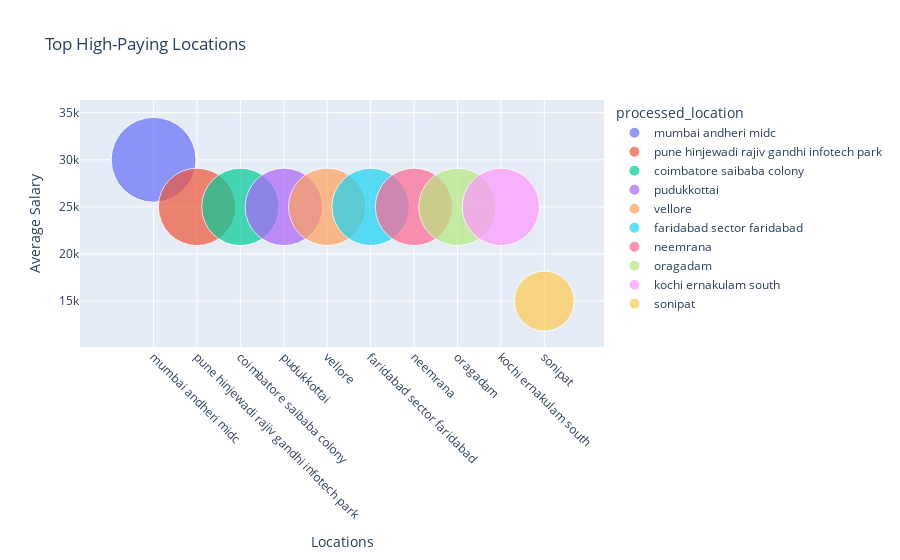

Notebook code cell kept with this figure:
### Markdown cell above
This chart shows roles like **director** and **senior manager** require the most experience (20+ years), while others like **systems manager** need 14–18 years, reflecting varying demands across roles.

### Code cell
location_salary = df_pd.groupby('processed_location')['avg_salary'].mean().reset_index()
location_salary = location_salary.nlargest(10, 'avg_salary')  # Top 10 high-paying locations

fig = px.scatter(location_salary, x='processed_location', y='avg_salary', 
                 size='avg_salary', color='processed_location', 
                 title="Top High-Paying Locations", 
                 size_max=60)
fig.update_layout(xaxis_title="Locations", yaxis_title="Average Salary", xaxis_tickangle=45)
fig.show()

### Figure 1 — Plotly figure (JSON) as saved in the notebook; plotly's stock layout.template omitted (floating-point values rounded to 4 significant figures)
{"data": [{"hovertemplate": "processed_location=%{x}<br>avg_salary=%{marker.size}<extra></extra>", "legendgroup": "mumbai andheri midc", "marker": {"color": "#636efa", "size": [30001], "sizemode": "area", "sizeref": 8.334, "symbol": "circle"}, "mode": "markers", "name": "mumbai andheri midc", "orientation": "v", "showlegend": true, "type": "scatter", "x": ["mumbai andheri midc"], "xaxis": "x", "y": [30001], "yaxis": "y"}, {"hovertemplate": "processed_location=%{x}<br>avg_salary=%{marker.size}<extra></extra>", "legendgroup": "pune hinjewadi rajiv gandhi infotech park", "marker": {"color": "#EF553B", "size": [25000.0], "sizemode": "area", "sizeref": 8.334, "symbol": "circle"}, "mode": "markers", "name": "pune hinjewadi rajiv gandhi infotech park", "orientation": "v", "showlegend": true, "type": "scatter", "x": ["pune hinjewadi rajiv gandhi infotech park"], "xaxis": "x", "y": [25000.0], "yaxis": "y"}, {"hovertemplate": "processed_location=%{x}<br>avg_salary=%{marker.size}<extra></extra>", "legendgroup": "coimbatore saibaba colony", "marker": {"color": "#00cc96", "size": [25001], "sizemode": "area", "sizeref": 8.334, "symbol": "circle"}, "mode": "markers", "name": "coimbatore saibaba colony", "orientation": "v", "showlegend": true, "type": "scatter", "x": ["coimbatore saibaba colony"], "xaxis": "x", "y": [25001], "yaxis": "y"}, {"hovertemplate": "processed_location=%{x}<br>avg_salary=%{marker.size}<extra></extra>", "legendgroup": "pudukkottai", "marker": {"color": "#ab63fa", "size": [25001], "sizemode": "area", "sizeref": 8.334, "symbol": "circle"}, "mode": "markers", "name": "pudukkottai", "orientation": "v", "showlegend": true, "type": "scatter", "x": ["pudukkottai"], "xaxis": "x", "y": [25001], "yaxis": "y"}, {"hovertemplate": "processed_location=%{x}<br>avg_salary=%{marker.size}<extra></extra>", "legendgroup": "vellore", "marker": {"color": "#FFA15A", "size": [25001], "sizemode": "area", "sizeref": 8.334, "symbol": "circle"}, "mode": "markers", "name": "vellore", "orientation": "v", "showlegend": true, "type": "scatter", "x": ["vellore"], "xaxis": "x", "y": [25001], "yaxis": "y"}, {"hovertemplate": "processed_location=%{x}<br>avg_salary=%{marker.size}<extra></extra>", "legendgroup": "faridabad sector faridabad", "marker": {"color": "#19d3f3", "size": [25000.0], "sizemode": "area", "sizeref": 8.334, "symbol": "circle"}, "mode": "markers", "name": "faridabad sector faridabad", "orientation": "v", "showlegend": true, "type": "scatter", "x": ["faridabad sector faridabad"], "xaxis": "x", "y": [25000.0], "yaxis": "y"}, {"hovertemplate": "processed_location=%{x}<br>avg_salary=%{marker.size}<extra></extra>", "legendgroup": "neemrana", "marker": {"color": "#FF6692", "size": [25000.0], "sizemode": "area", "sizeref": 8.334, "symbol": "circle"}, "mode": "markers", "name": "neemrana", "orientation": "v", "showlegend": true, "type": "scatter", "x": ["neemrana"], "xaxis": "x", "y": [25000.0], "yaxis": "y"}, {"hovertemplate": "processed_location=%{x}<br>avg_salary=%{marker.size}<extra></extra>", "legendgroup": "oragadam", "marker": {"color": "#B6E880", "size": [25000.0], "sizemode": "area", "sizeref": 8.334, "symbol": "circle"}, "mode": "markers", "name": "oragadam", "orientation": "v", "showlegend": true, "type": "scatter", "x": ["oragadam"], "xaxis": "x", "y": [25000.0], "yaxis": "y"}, {"hovertemplate": "processed_location=%{x}<br>avg_salary=%{marker.size}<extra></extra>", "legendgroup": "kochi ernakulam south", "marker": {"color": "#FF97FF", "size": [25000.0], "sizemode": "area", "sizeref": 8.334, "symbol": "circle"}, "mode": "markers", "name": "kochi ernakulam south", "orientation": "v", "showlegend": true, "type": "scatter", "x": ["kochi ernakulam south"], "xaxis": "x", "y": [25000.0], "yaxis": "y"}, {"hovertemplate": "processed_location=%{x}<br>avg_salary=%{marker.size}<extra></extra>", "legendgroup": "sonipat", "marker": {"color": "#FECB52", "size": [15000.0], "sizemode": "area", "sizeref": 8.334, "symbol": "circle"}, "mode": "markers", "name": "sonipat", "orientation": "v", "showlegend": true, "type": "scatter", "x": ["sonipat"], "xaxis": "x", "y": [15000.0], "yaxis": "y"}], "layout": {"legend": {"itemsizing": "constant", "title": {"text": "processed_location"}, "tracegroupgap": 0}, "title": {"text": "Top High-Paying Locations"}, "xaxis": {"anchor": "y", "categoryarray": ["mumbai andheri midc", "pune hinjewadi rajiv gandhi infotech park", "coimbatore saibaba colony", "pudukkottai", "vellore", "faridabad sector faridabad", "neemrana", "oragadam", "kochi ernakulam south", "sonipat"], "categoryorder": "array", "domain": [0, 1], "tickangle": 45, "title": {"text": "Locations"}}, "yaxis": {"anchor": "x", "domain": [0, 1], "title": {"text": "Average Salary"}}}}
